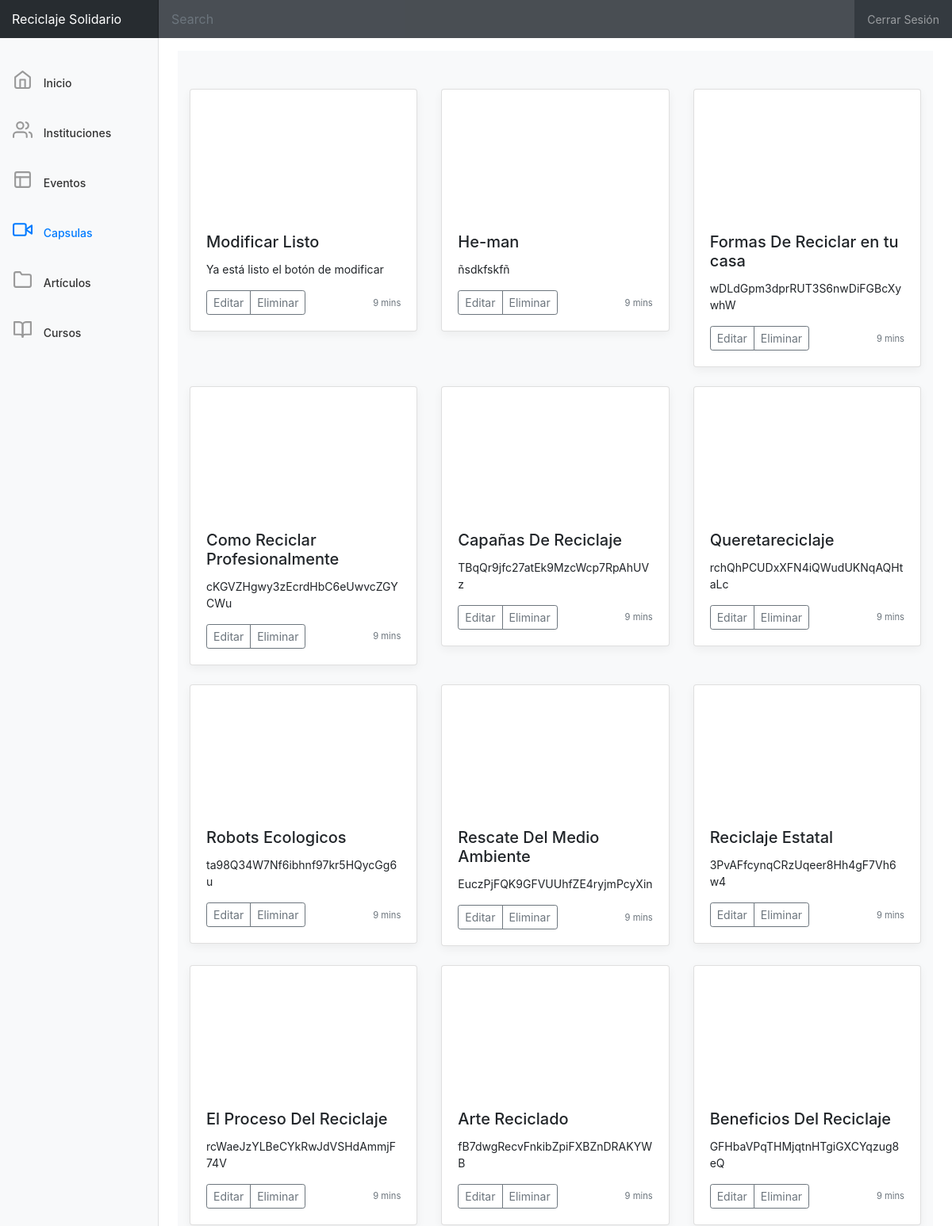
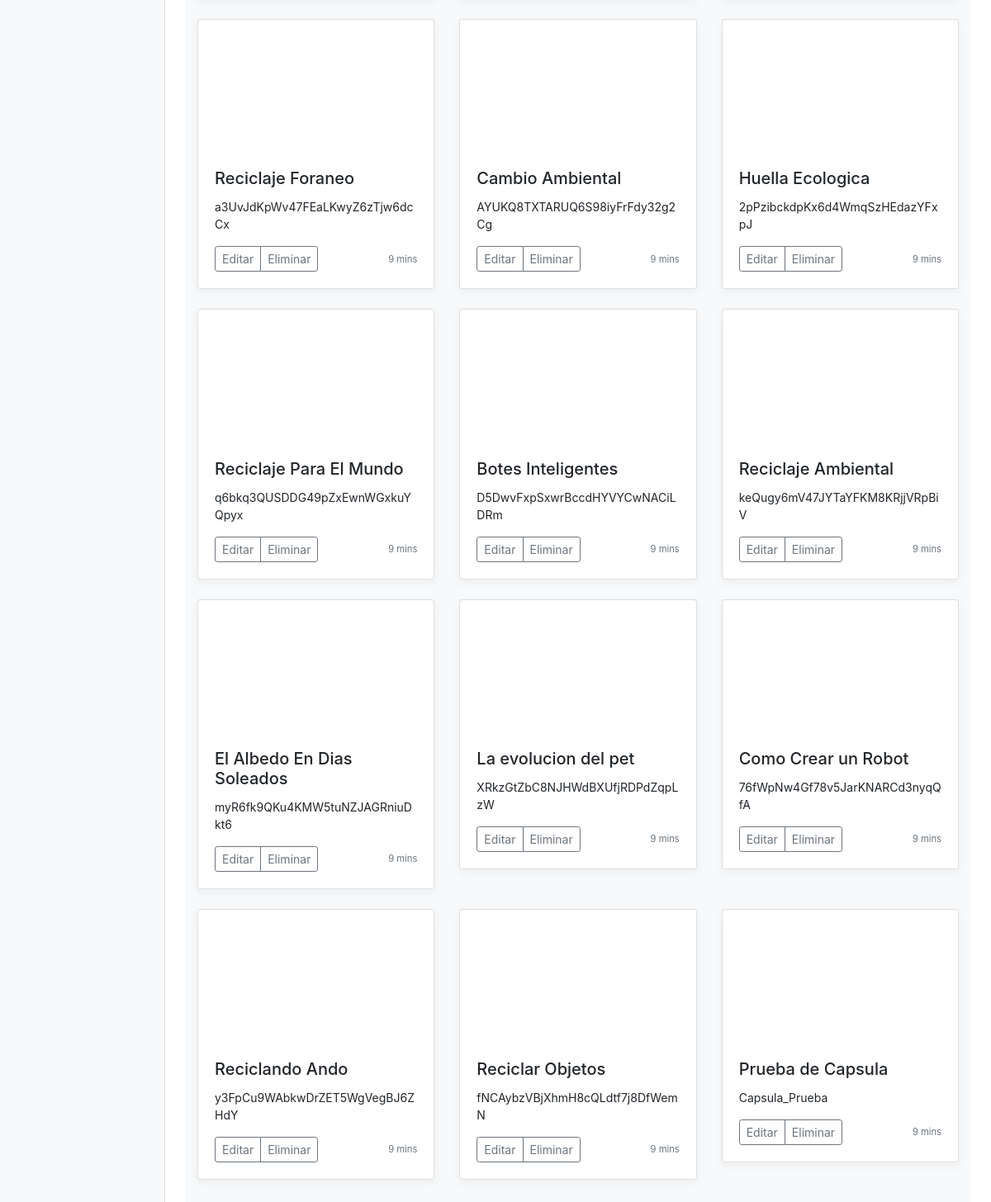
/webpage/capsula.php (signed in), run on the app's committed database (2 pictures, top to bottom).
### tables this page shows
CREATE TABLE IF NOT EXISTS `Capsula` (
  `idCapsula` int(20) NOT NULL AUTO_INCREMENT,
  `titulo` varchar(100) NOT NULL,
  `descripcion` text NOT NULL,
  `fecha` timestamp NOT NULL DEFAULT CURRENT_TIMESTAMP ON UPDATE CURRENT_TIMESTAMP,
  `enlaceCapsula` varchar(50) NOT NULL,
  PRIMARY KEY (`idCapsula`)
);

### webpage/modelo.php (the view, shortened to what this page needs)
<?php
    function connect() {
        $ENV = "prod";
        if ($ENV == "dev") {
            $mysql = mysqli_connect("localhost","pedro","perez","proyecto");
        } else  if ($ENV == "prod"){
            $mysql = mysqli_connect("localhost","negromancer","","proyecto");
        }
        $mysql->set_charset("utf8");
        return $mysql;
    }
    function getCapsulas() {
        $db = connect();
        if ($db != NULL) {
            $query='SELECT * FROM Capsula';
            $results = $db->query($query);
            $html = '';
           while ($fila = mysqli_fetch_array($results, MYSQLI_BOTH)) {
                    $html .= '<div class="col-md-4">
                                <div class="card mb-4 box-shadow">
                                    <div class="embed-responsive embed-responsive-16by9">
                                        <iframe class="embed-responsive-item" src="'.$fila["enlaceCapsula"].'" allowfullscreen></iframe>
                                    </div>
                                <div class="card-body">
                                    <h5 class="card-title">'.$fila["titulo"].'</h5>
                                    <p class="card-text">'.$fila["descripcion"].'</p>
                                    <div class="d-flex justify-content-between align-items-center">
                                        <div class="btn-group">
                                            <a class="btn btn-sm btn-outline-secondary" href="editarCapsula.php?id='.$fila["idCapsula"].'&titulo='.$fila["titulo"].'&enlace='.$fila["enlaceCapsula"].'" role="button">Editar</a>
                                            <a class="btn btn-sm btn-outline-secondary" role="button" href="#" data-href="/eliminarCapsula.php?id='.$fila["idCapsula"].'" data-toggle="modal" data-target="#confirm-delete">Eliminar</a>
                                        </div>
                                    <small class="text-muted">9 mins</small>
                                        </div>
                                    </div>
                                </div>
                            </div>
                            ';
            }
            echo $html;
            return true;
        }
        return true;
    }
?>

### webpage/css/dashboard.css (style rules this page uses)
body { font-size: .875rem; }
.feather { width: 25px; height: 25px; vertical-align: text-bottom; }
.sidebar { position: fixed; top: 0; bottom: 0; left: 0; z-index: 100; padding: 0; box-shadow: inset -1px 0 0 rgba(0, 0, 0, .1); }
.sidebar-sticky { position: -webkit-sticky; position: sticky; top: 55px; height: calc(100vh - 55px); padding-top: 25px; overflow-x: hidden; overflow-y: auto; }
.sidebar .nav-link { font-weight: 500; color: #333; margin-bottom: 20px; }
.sidebar .nav-link .feather { margin-right: 10px; color: #999; }
.sidebar .nav-link.active { color: #007bff; }
.sidebar .nav-link:hover .feather, .sidebar .nav-link.active .feather { color: inherit; }
.navbar-brand { padding-top: .75rem; padding-bottom: .75rem; font-size: 1rem; background-color: rgba(0, 0, 0, .25); box-shadow: inset -1px 0 0 rgba(0, 0, 0, .25); }
.navbar .form-control { padding: .75rem 1rem; border-width: 0; border-radius: 0; }
.form-control-dark { color: #fff; background-color: rgba(255, 255, 255, .1); border-color: rgba(255, 255, 255, .1); }

### webpage/css/album.css (style rules this page uses)
:root { --jumbotron-padding-y: 3rem; }
.box-shadow { box-shadow: 0 .25rem .75rem rgba(0, 0, 0, .05); }

### data on the page
capsula: titulo "Modificar Listo", descripcion "Ya está listo el botón de modificar"
capsula: titulo "He-man", descripcion "ñsdkfskfñ"
capsula: titulo "Formas De Reciclar en tu casa", descripcion "wDLdGpm3dprRUT3S6nwDiFGBcXywhW"
capsula: titulo "Como Reciclar Profesionalmente", descripcion "cKGVZHgwy3zEcrdHbC6eUwvcZGYCWu"
capsula: titulo "Capañas De Reciclaje", descripcion "TBqQr9jfc27atEk9MzcWcp7RpAhUVz"
capsula: titulo "Queretareciclaje", descripcion "rchQhPCUDxXFN4iQWudUKNqAQHtaLc"
capsula: titulo "Robots Ecologicos", descripcion "ta98Q34W7Nf6ibhnf97kr5HQycGg6u"
capsula: titulo "Rescate Del Medio Ambiente", descripcion "EuczPjFQK9GFVUUhfZE4ryjmPcyXin"
capsula: titulo "Reciclaje Estatal", descripcion "3PvAFfcynqCRzUqeer8Hh4gF7Vh6w4"
capsula: titulo "El Proceso Del Reciclaje", descripcion "rcWaeJzYLBeCYkRwJdVSHdAmmjF74V"
capsula: titulo "Arte Reciclado", descripcion "fB7dwgRecvFnkibZpiFXBZnDRAKYWB"
capsula: titulo "Beneficios Del Reciclaje", descripcion "GFHbaVPqTHMjqtnHTgiGXCYqzug8eQ"
capsula: titulo "Reciclaje Foraneo", descripcion "a3UvJdKpWv47FEaLKwyZ6zTjw6dcCx"
capsula: titulo "Cambio Ambiental", descripcion "AYUKQ8TXTARUQ6S98iyFrFdy32g2Cg"
capsula: titulo "Huella Ecologica", descripcion "2pPzibckdpKx6d4WmqSzHEdazYFxpJ"
capsula: titulo "Reciclaje Para El Mundo", descripcion "q6bkq3QUSDDG49pZxEwnWGxkuYQpyx"
capsula: titulo "Botes Inteligentes", descripcion "D5DwvFxpSxwrBccdHYVYCwNACiLDRm"
capsula: titulo "Reciclaje Ambiental", descripcion "keQugy6mV47JYTaYFKM8KRjjVRpBiV"
capsula: titulo "El Albedo En Dias Soleados", descripcion "myR6fk9QKu4KMW5tuNZJAGRniuDkt6"
capsula: titulo "La evolucion del pet", descripcion "XRkzGtZbC8NJHWdBXUfjRDPdZqpLzW"
capsula: titulo "Como Crear un Robot", descripcion "76fWpNw4Gf78v5JarKNARCd3nyqQfA"
capsula: titulo "Reciclando Ando", descripcion "y3FpCu9WAbkwDrZET5WgVegBJ6ZHdY"
capsula: titulo "Reciclar Objetos", descripcion "fNCAybzVBjXhmH8cQLdtf7j8DfWemN"
capsula: titulo "Prueba de Capsula", descripcion "Capsula_Prueba"
